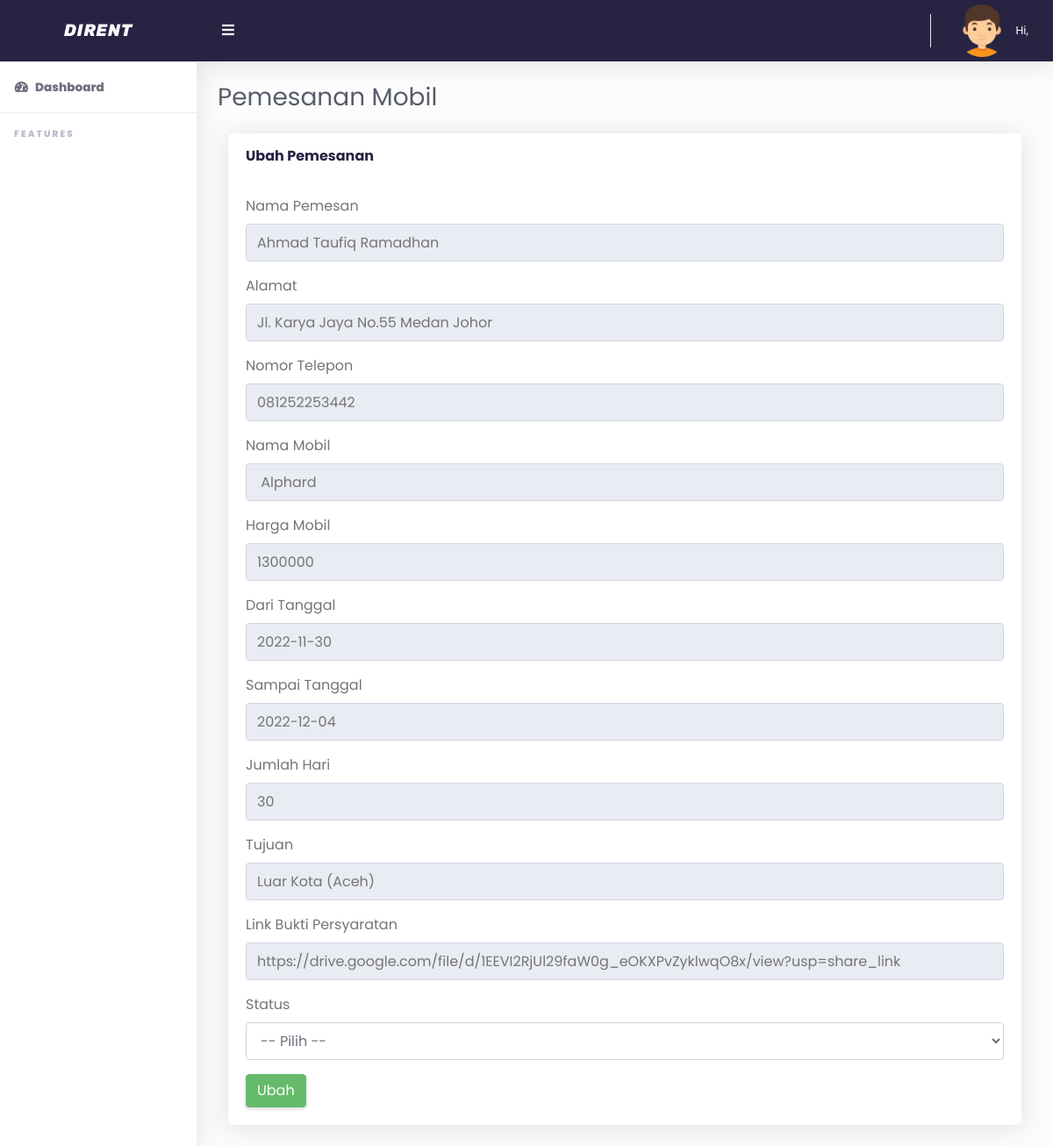
/admin/pemesanan_ubah.php?id_pemesanan=6 (signed in), run on the app's committed database.
### tables this page shows
CREATE TABLE `pemesanan` (
  `id_pemesanan` int(11) NOT NULL,
  `id_customer` int(11) NOT NULL,
  `id_mobil` int(11) NOT NULL,
  `nama` varchar(255) NOT NULL,
  `alamat` varchar(255) NOT NULL,
  `no_telp` varchar(16) NOT NULL,
  `dari_tanggal` date NOT NULL,
  `sampai_tanggal` date NOT NULL,
  `jumlah_hari` int(3) NOT NULL,
  `tujuan` varchar(255) NOT NULL,
  `link_drive` varchar(255) NOT NULL,
  `status` enum('Belum Disetujui','Dipinjam','Dikembalikan') NOT NULL,
  `created_at` timestamp NOT NULL DEFAULT current_timestamp(),
  `updated_at` timestamp NOT NULL DEFAULT current_timestamp()
);

CREATE TABLE `mobil` (
  `id_mobil` int(11) NOT NULL,
  `gambar` varchar(255) NOT NULL,
  `nama_mobil` varchar(60) NOT NULL,
  `tahun_mobil` varchar(11) NOT NULL,
  `kursi` int(2) NOT NULL,
  `transmisi` varchar(25) NOT NULL,
  `bensin` varchar(25) NOT NULL,
  `stok` int(11) NOT NULL,
  `harga` varchar(25) NOT NULL,
  `created_at` timestamp NOT NULL DEFAULT current_timestamp(),
  `updated_at` timestamp NOT NULL DEFAULT current_timestamp()
);

### config/functions/functionPemesanan.php (called while the page is built, shortened)
<?php
include('../config/conn.php');
function detail($id)
{
    global $conn;
    $result = mysqli_query($conn, "SELECT id_pemesanan,pemesanan.created_at,nama_lengkap,nama,pemesanan.alamat,pemesanan.no_telp,nama_mobil,harga,jumlah_hari,pemesanan.status,dari_tanggal,sampai_tanggal,tujuan,link_drive FROM pemesanan INNER JOIN mobil ON pemesanan.id_mobil = mobil.id_mobil INNER JOIN customer ON pemesanan.id_customer = customer.id_customer Where id_pemesanan = '$id' ");
    $row = mysqli_fetch_assoc($result);
    return $row;
}

### admin/pemesanan_ubah.php (the view, shortened to what this page needs)
<?php
include('../config/functions/functionPemesanan.php');
$id = $_GET['id_pemesanan'];
$detailPemesanan = detail($id);
?>
<!DOCTYPE html>
<html lang="en">
<head>
    <?php include('../app/layouts/css.php'); ?>
</head>
<body id="page-top">
    <div id="wrapper">
        <?php include('../app/layouts/sidebar.php'); ?>
        <div id="content-wrapper" class="d-flex flex-column">
            <div id="content">
                <?php include('../app/layouts/topbar.php'); ?>
                <div class="container-fluid" id="container-wrapper">
                    <div class="d-sm-flex align-items-center justify-content-between mb-4">
                        <h1 class="h3 mb-0 text-gray-800">Pemesanan Mobil</h1>
                    </div>
                    <div class="row">
                        <div class="col-lg-12 mb-4">
                            <div class="col-lg">
                                <div class="card lg">
                                    <div class="card-header py-3 d-flex flex-row align-items-center justify-content-between">
                                        <h6 class="m-0 font-weight-bold text-primary">Ubah Pemesanan</h6>
                                    </div>
                                    <div class="card-body">
                                        <form action="" method="POST">
                                            <div class="form-group">
                                                <label for="nama">Nama Pemesan</label>
                                                <input type="text" class="form-control" id="nama" name="nama" placeholder="<?= $detailPemesanan['nama'] ?>" disabled>
                                            </div>
                                            <div class="form-group">
                                                <label for="alamat">Alamat</label>
                                                <input type="text" class="form-control" id="alamat" name="alamat" placeholder="<?= $detailPemesanan['alamat'] ?>" disabled>
                                            </div>
                                            <div class="form-group">
                                                <label for="no_telp">Nomor Telepon</label>
                                                <input type="text" class="form-control" id="no_telp" name="no_telp" placeholder="<?= $detailPemesanan['no_telp'] ?>" disabled>
                                            </div>
                                            <div class="form-group">
                                                <label for="nama_mobil">Nama Mobil</label>
                                                <input type="text" class="form-control" id="nama_mobil" name="nama_mobil" placeholder="<?= $detailPemesanan['nama_mobil'] ?>" disabled>
                                            </div>
                                            <div class="form-group">
                                                <label for="harga">Harga Mobil</label>
                                                <input type="text" class="form-control" id="harga" name="harga" placeholder="<?= $detailPemesanan['harga'] ?>" disabled>
                                            </div>
                                            <div class="form-group">
                                                <label for="dari_tanggal">Dari Tanggal</label>
                                                <input type="text" class="form-control" id="dari_tanggal" name="dari_tanggal" placeholder="<?= $detailPemesanan['dari_tanggal'] ?>" disabled>
                                            </div>
                                            <div class="form-group">
                                                <label for="sampai_tanggal">Sampai Tanggal</label>
                                                <input type="text" class="form-control" id="sampai_tanggal" name="sampai_tanggal" placeholder="<?= $detailPemesanan['sampai_tanggal'] ?>" disabled>
                                            </div>
                                            <div class="form-group">
                                                <label for="jumlah_hari">Jumlah Hari</label>
                                                <input type="text" class="form-control" id="jumlah_hari" name="jumlah_hari" placeholder="<?= $detailPemesanan['jumlah_hari'] ?>" disabled>
                                            </div>
                                            <div class="form-group">
                                                <label for="tujuan">Tujuan</label>
                                                <input type="text" class="form-control" id="tujuan" name="tujuan" placeholder="<?= $detailPemesanan['tujuan'] ?>" disabled>
                                            </div>
                                            <div class="form-group">
                                                <label for="link_drive">Link Bukti Persyaratan</label>
                                                <input type="text" class="form-control" id="link_drive" name="link_drive" placeholder="<?= $detailPemesanan['link_drive'] ?>" disabled>
                                            </div>
                                            <div class="form-group">
                                                <label for="status">Status</label>
                                                <select name="status" id="status" class="form-control">
                                                    <option>-- Pilih --</option>
                                                </select>
                                            </div>
                                            <button type="submit" name="submit" class="btn btn-success">Ubah</button>
                                        </form>
                                    </div>
                                </div>
                            </div>
                        </div>
                    </div>
                </div>
            </div>
        </div>
    </div>
</body>
</html>

### app/assets/css/admin/dirent.css (style rules this page uses)
* { font-family: "Poppins", sans-serif; margin: 0; padding: 0; box-sizing: border-box; }
html { position: relative; min-height: 100%; }
body { height: 100%; }
#wrapper { display: -webkit-box; display: -ms-flexbox; display: flex; }
#wrapper #content-wrapper { background-color: #fafdfb; width: 100%; overflow-x: hidden; }
#wrapper #content-wrapper #content { -webkit-box-flex: 1; -ms-flex: 1 0 auto; flex: 1 0 auto; }
.container, .container-fluid, .container-login { padding-left: 1.5rem; padding-right: 1.5rem; }
.text-gray-800 { color: #5a5c69 !important; }
.card { -webkit-box-shadow: 0 0.15rem 1.75rem 0 rgba(58, 59, 69, 0.15) !important; box-shadow: 0 0.15rem 1.75rem 0 rgba(58, 59, 69, 0.15) !important; }

### data on the page
pemesanan: nama "Ahmad Taufiq Ramadhan", alamat "Jl. Karya Jaya No.55 Medan Johor", no_telp "081252253442", nama_mobil "Alphard", harga "1300000", dari_tanggal "2022-11-30", sampai_tanggal "2022-12-04", jumlah_hari "30", tujuan "Luar Kota (Aceh)", link_drive "https://drive.google.com/file/d/1EEVI2RjUl29faW0g_eOKXPvZyklwqO8x/view?usp=share_link"
